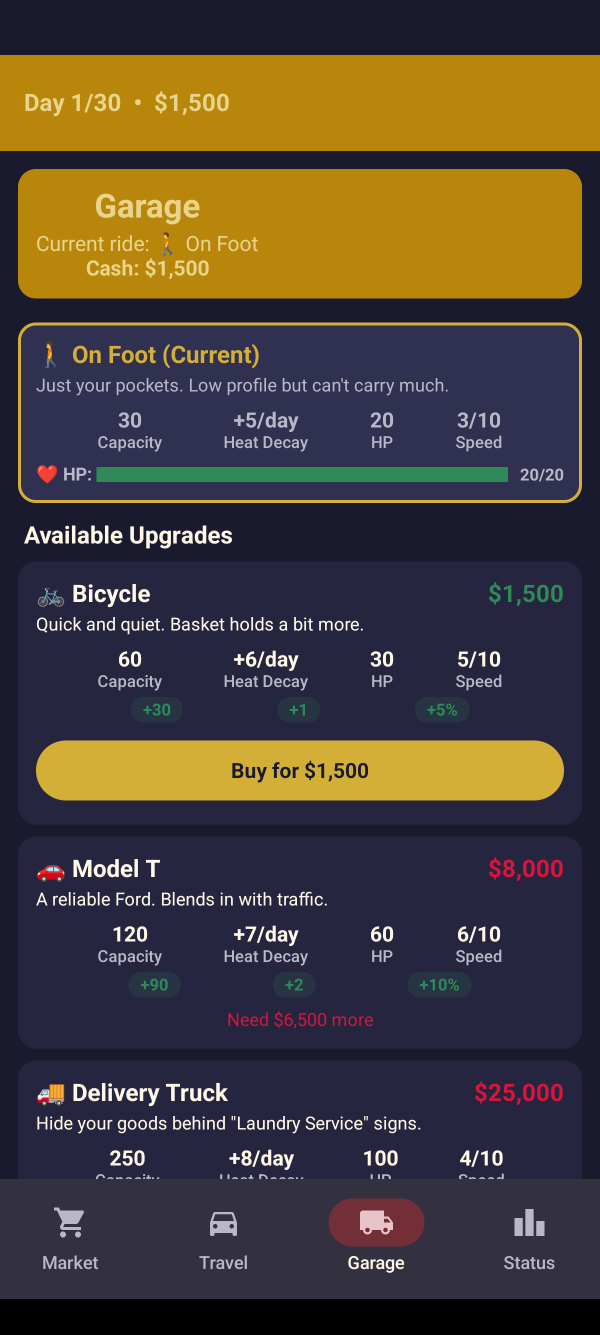
#> input picture assets/1. Screenshot Garage.png, 1200 x 2670 px, found by its file name (shown at 1/2 size); its folder holds 6 pictures in this run
$ python format_screenshots.py
#> lines starting #> are read from the running program, lines starting #| are printed output that depends on the picture
#!/usr/bin/env python3
"""Format raw screenshots into polished dApp Store screenshots with Art Deco framing."""

from PIL import Image, ImageDraw, ImageFont
import math
import os

ASSETS = "/Users/heathbertram/Downloads/RoaringTrades/assets"

# Color palette
CHARCOAL = (26, 26, 46)
DEEP_BG = (15, 15, 35)
GOLD = (212, 175, 55)
DARK_GOLD = (184, 134, 11)
LIGHT_GOLD = (232, 212, 139)
CREAM = (255, 248, 231)

# Output: 1080x1920 (9:16 portrait, standard store screenshot ratio, meets 1080x1080 min)
OUT_W, OUT_H = 1080, 1920


def get_font(size, bold=False):
    font_paths = [
        "/System/Library/Fonts/Supplemental/Georgia Bold.ttf" if bold else "/System/Library/Fonts/Supplemental/Georgia.ttf",
        "/System/Library/Fonts/Supplemental/Times New Roman Bold.ttf" if bold else "/System/Library/Fonts/Supplemental/Times New Roman.ttf",
    ]
    for fp in font_paths:
        if os.path.exists(fp):
            try:
                return ImageFont.truetype(fp, size)
            except:
                continue
    return ImageFont.load_default()


def text_width(draw, text, font):
    bbox = draw.textbbox((0, 0), text, font=font)
    return bbox[2] - bbox[0]


def draw_text_centered(draw, text, y, font, fill, width):
    tw = text_width(draw, text, font)
    x = (width - tw) // 2
    draw.text((x, y), text, font=font, fill=fill)


def draw_art_deco_fan(draw, cx, cy, r, color, direction="up", num=9):
    """Draw a small Art Deco fan. direction='up' fans upward, 'down' fans downward."""
    for i in range(num):
        if direction == "up":
            angle = math.pi + math.pi * i / (num - 1)
        else:
            angle = math.pi * i / (num - 1)
        ex = cx + int(r * math.cos(angle))
        ey = cy + int(r * math.sin(angle))
        draw.line([(cx, cy), (ex, ey)], fill=color, width=2)


def create_framed_screenshot(input_path, output_name, caption, subtitle=None):
    """Create a store-ready screenshot with Art Deco frame and caption."""
#> called with output_name = 'screenshot_1_garage.png', caption = 'Garage'

    # Load original screenshot
    raw = Image.open(input_path)
#> raw is the input picture: PIL image 1200x2670 RGB; mean R, G, B 74.3, 64.4, 56.5
    raw_w, raw_h = raw.size  # 1200x2670
#> raw_w = 1200; raw_h = 2670

    # Create output canvas
    img = Image.new('RGB', (OUT_W, OUT_H))
#> img: PIL image 1080x1920 RGB; every value is 0
    draw = ImageDraw.Draw(img)

    # Gradient background
    for y in range(OUT_H):
        ratio = y / OUT_H
        r = int(CHARCOAL[0] * (1 - ratio) + DEEP_BG[0] * ratio)
        g = int(CHARCOAL[1] * (1 - ratio) + DEEP_BG[1] * ratio)
        b = int(CHARCOAL[2] * (1 - ratio) + DEEP_BG[2] * ratio)
        draw.line([(0, y), (OUT_W, y)], fill=(r, g, b))

    # === TOP CAPTION AREA ===
    caption_area_h = 260

    # Top decorative fan
    draw_art_deco_fan(draw, OUT_W // 2, 15, 18, GOLD, "up", 7)

    # Outer border (just top portion framing)
    bm = 14
    draw.rectangle([bm, bm, OUT_W - bm, OUT_H - bm], outline=GOLD, width=2)
    # Inner border
    im = 26
    draw.rectangle([im, im, OUT_W - im, OUT_H - im], outline=DARK_GOLD, width=1)

    # Corner accents
    accent = 45
    for cx, cy, dx, dy in [(im, im, 1, 1), (OUT_W - im, im, -1, 1),
                            (im, OUT_H - im, 1, -1), (OUT_W - im, OUT_H - im, -1, -1)]:
        draw.line([(cx, cy), (cx + accent * dx, cy)], fill=GOLD, width=3)
        draw.line([(cx, cy), (cx, cy + accent * dy)], fill=GOLD, width=3)

    # Corner diamonds
    cs = 5
    for cx, cy in [(bm, bm), (OUT_W - bm, bm), (bm, OUT_H - bm), (OUT_W - bm, OUT_H - bm)]:
        draw.polygon([(cx, cy - cs), (cx + cs, cy), (cx, cy + cs), (cx - cs, cy)], fill=GOLD)

    # Caption text
    font_caption = get_font(48, bold=True)
    draw_text_centered(draw, caption, 65, font_caption, GOLD, OUT_W)

    if subtitle:
        font_sub = get_font(24, bold=False)
        draw_text_centered(draw, subtitle, 130, font_sub, DARK_GOLD, OUT_W)

    # Decorative line under caption
    line_y = 170 if subtitle else 140
    draw.line([(80, line_y), (OUT_W - 80, line_y)], fill=GOLD, width=2)
    draw.line([(100, line_y + 5), (OUT_W - 100, line_y + 5)], fill=DARK_GOLD, width=1)

    # Small diamonds on the line
    for dx in range(80, OUT_W - 80, 50):
        ds = 3
        draw.polygon([(dx, line_y - ds), (dx + ds, line_y), (dx, line_y + ds), (dx - ds, line_y)], fill=GOLD)

    # === SCREENSHOT AREA ===
    # Phone mockup area - place screenshot with rounded-corner mask and subtle border
    phone_margin_x = 60
    phone_top = caption_area_h
    phone_bottom = OUT_H - 60
    phone_w = OUT_W - 2 * phone_margin_x
    phone_h = phone_bottom - phone_top

    # Scale the screenshot to fit within the phone area
    # Original is 1200x2670, we need to fit in phone_w x phone_h
    scale = min(phone_w / raw_w, phone_h / raw_h)
#> scale = 0.599
    new_w = int(raw_w * scale)
#> new_w = 719
    new_h = int(raw_h * scale)
#> new_h = 1600

    # Center the screenshot
    ss_x = (OUT_W - new_w) // 2
#> ss_x = 180
    ss_y = phone_top + (phone_h - new_h) // 2
#> ss_y = 260

    # Resize screenshot with high quality
    resized = raw.resize((new_w, new_h), Image.LANCZOS)
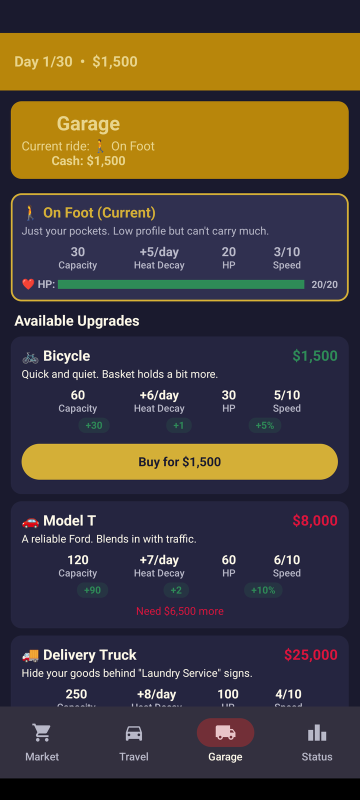
#> resized: PIL image 719x1600 RGB (shown at 1/2 size); mean R, G, B 74.2, 64.4, 56.5

    # Draw a subtle gold border around the screenshot
    border_w = 3
    draw.rectangle(
        [ss_x - border_w, ss_y - border_w, ss_x + new_w + border_w, ss_y + new_h + border_w],
        outline=GOLD, width=border_w
    )
    # Inner subtle border
    draw.rectangle(
        [ss_x - 1, ss_y - 1, ss_x + new_w + 1, ss_y + new_h + 1],
        outline=DARK_GOLD, width=1
    )

    # Paste the screenshot
    img.paste(resized, (ss_x, ss_y))
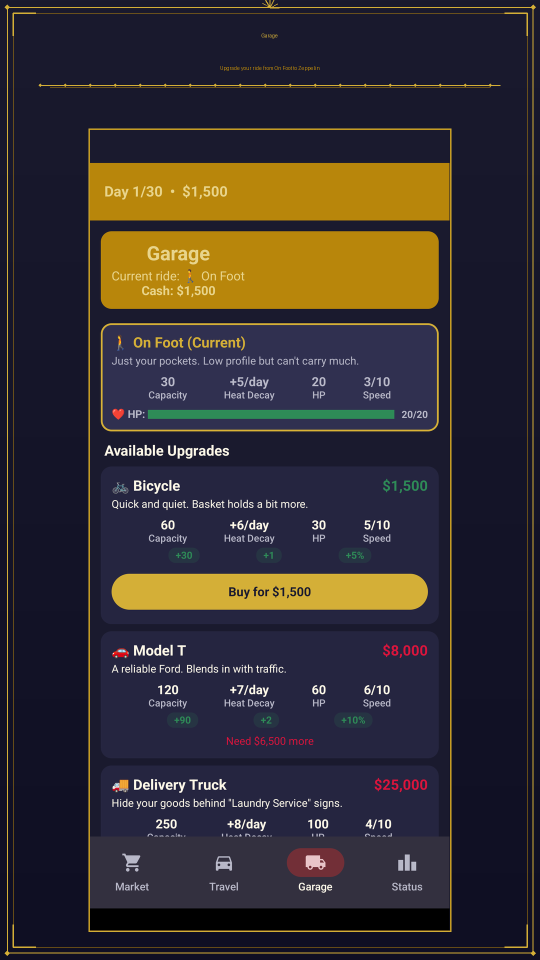
#> img: PIL image 1080x1920 RGB (shown at 1/2 size); mean R, G, B 53.6, 47.4, 49.5

    # Bottom fan
    draw_art_deco_fan(draw, OUT_W // 2, OUT_H - 15, 18, GOLD, "down", 7)

    # Save
    output_path = os.path.join(ASSETS, output_name)
    img.save(output_path, "PNG")
    print(f"  {output_name}: {OUT_W}x{OUT_H}, {os.path.getsize(output_path) / 1024:.1f}KB")
    return output_path


if __name__ == "__main__":
    print("Formatting screenshots for dApp Store...")

    screenshots = [
        ("1. Screenshot Garage.png",  "screenshot_1_garage.png",  "Garage", "Upgrade your ride from On Foot to Zeppelin"),
        ("2. Screenshot Market.png",  "screenshot_2_market.png",  "Market", "Trade bootleg spirits across Chicago"),
        ("3. Screenshot Travel.png",  "screenshot_3_travel.png",  "Travel", "Explore 6 Chicago neighborhoods"),
        ("4. Screenshot Status.png",  "screenshot_4_status.png",  "Status", "Track your empire & visit speakeasies"),
    ]

    for raw_name, out_name, caption, subtitle in screenshots:
        input_path = os.path.join(ASSETS, raw_name)
        create_framed_screenshot(input_path, out_name, caption, subtitle)
#> pass 2 of the loop `for raw_name, out_name, caption, subtitle in screenshots:`:
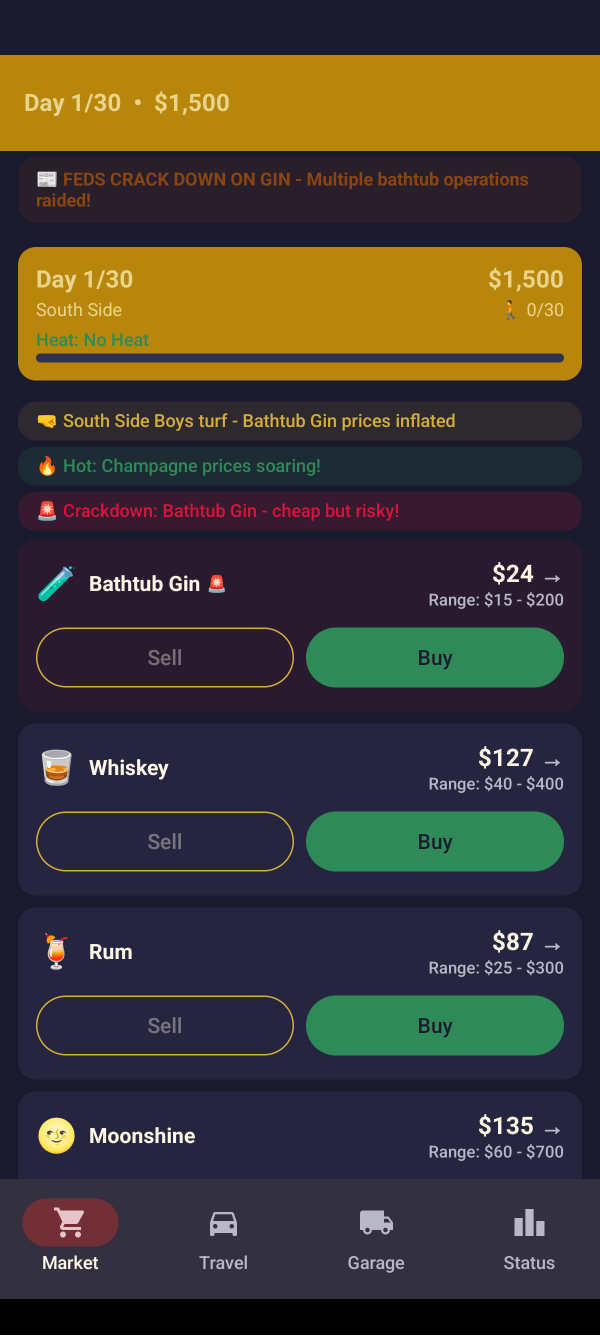
#> input picture assets/2. Screenshot Market.png, 1200 x 2670 px, found by its file name (shown at 1/2 size)
#> in create_framed_screenshot, raw is the input picture: PIL image 1200x2670 RGB; mean R, G, B 65.5, 59, 50.8
#> in create_framed_screenshot (call 2), `resized = raw.resize((new_w, new_h), Image.LANCZOS)`:
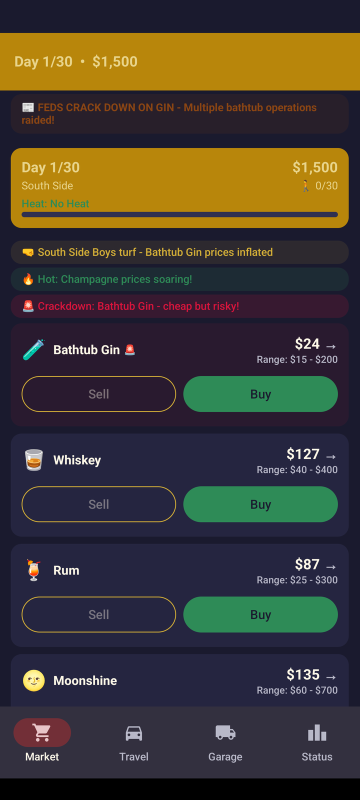
#> resized: PIL image 719x1600 RGB (shown at 1/2 size); mean R, G, B 65.4, 59, 50.8
#> in create_framed_screenshot (call 2), `img.paste(resized, (ss_x, ss_y))`:
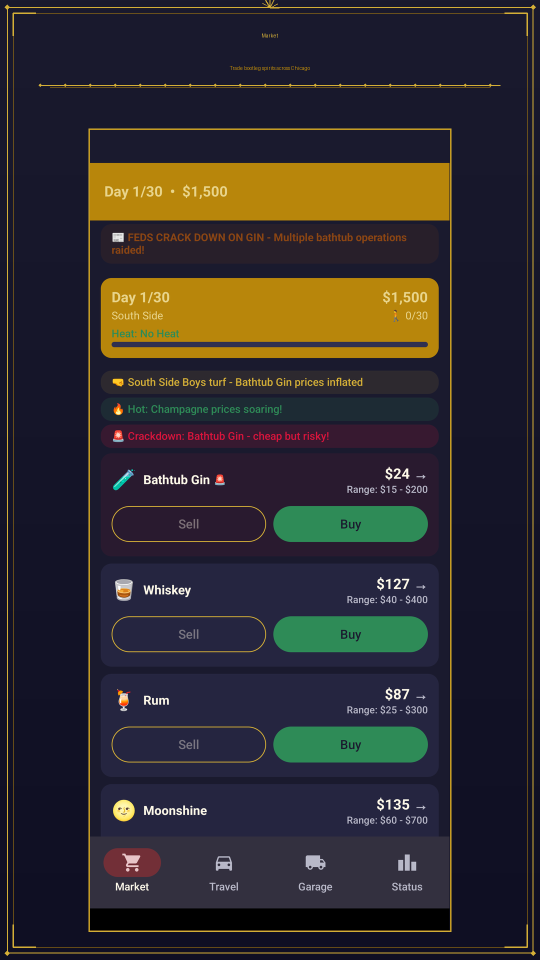
#> img: PIL image 1080x1920 RGB (shown at 1/2 size); mean R, G, B 48.7, 44.4, 46.3
#> pass 3 of the loop `for raw_name, out_name, caption, subtitle in screenshots:`:
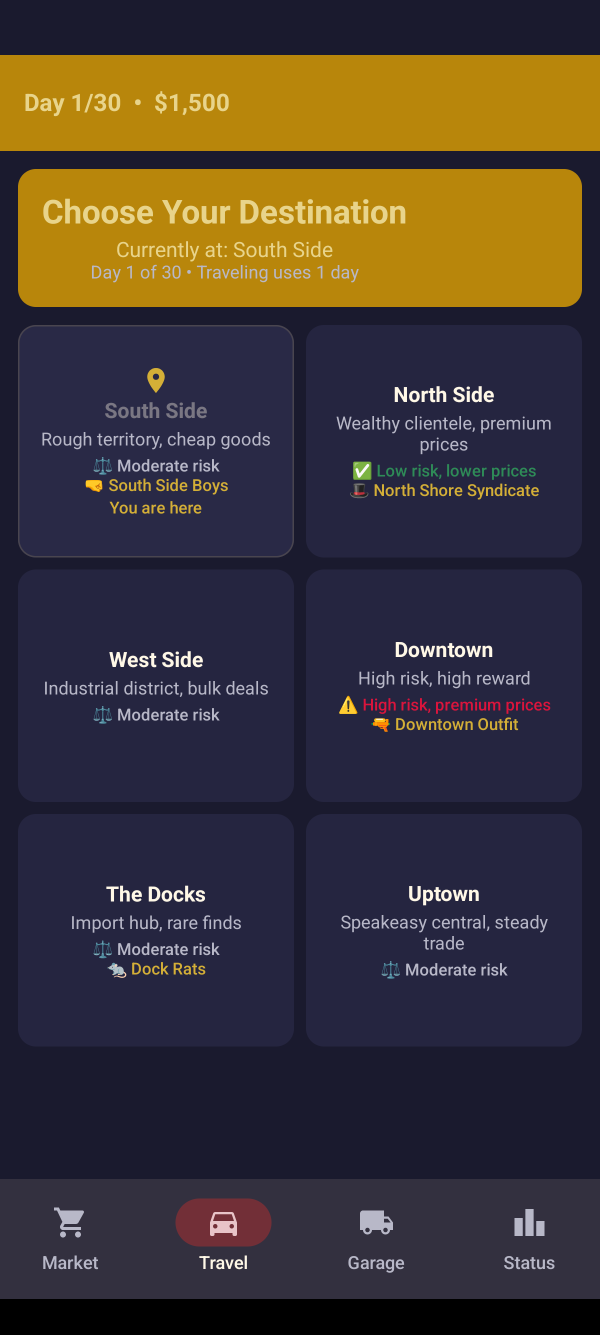
#> input picture assets/3. Screenshot Travel.png, 1200 x 2670 px, found by its file name (shown at 1/2 size)
#> in create_framed_screenshot, raw is the input picture: PIL image 1200x2670 RGB; mean R, G, B 64.3, 55.2, 53.1
#> in create_framed_screenshot (call 3), `img.paste(resized, (ss_x, ss_y))`:
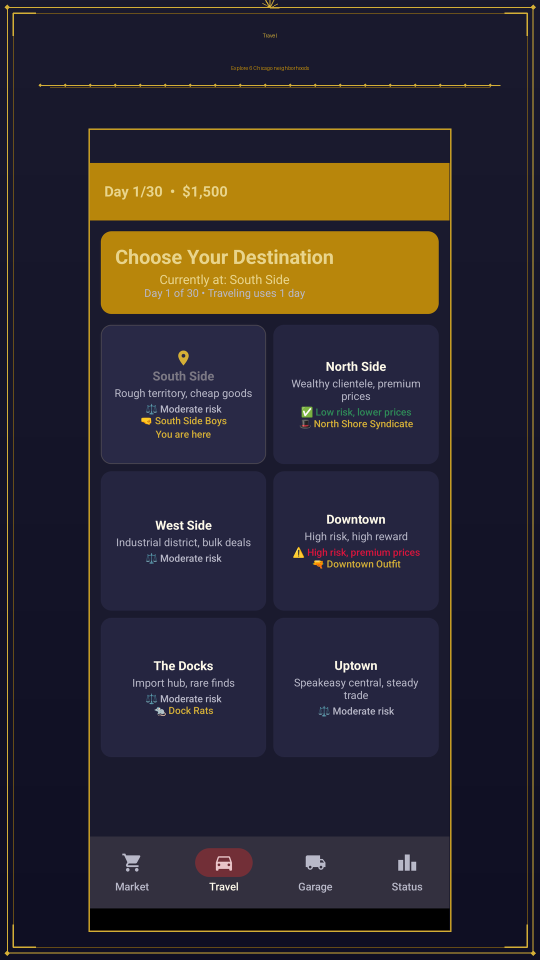
#> img: PIL image 1080x1920 RGB (shown at 1/2 size); mean R, G, B 48, 42.3, 47.6
#> the loop made 4 passes; the first 3 are shown

    print("\nDone! All formatted screenshots ready.")
